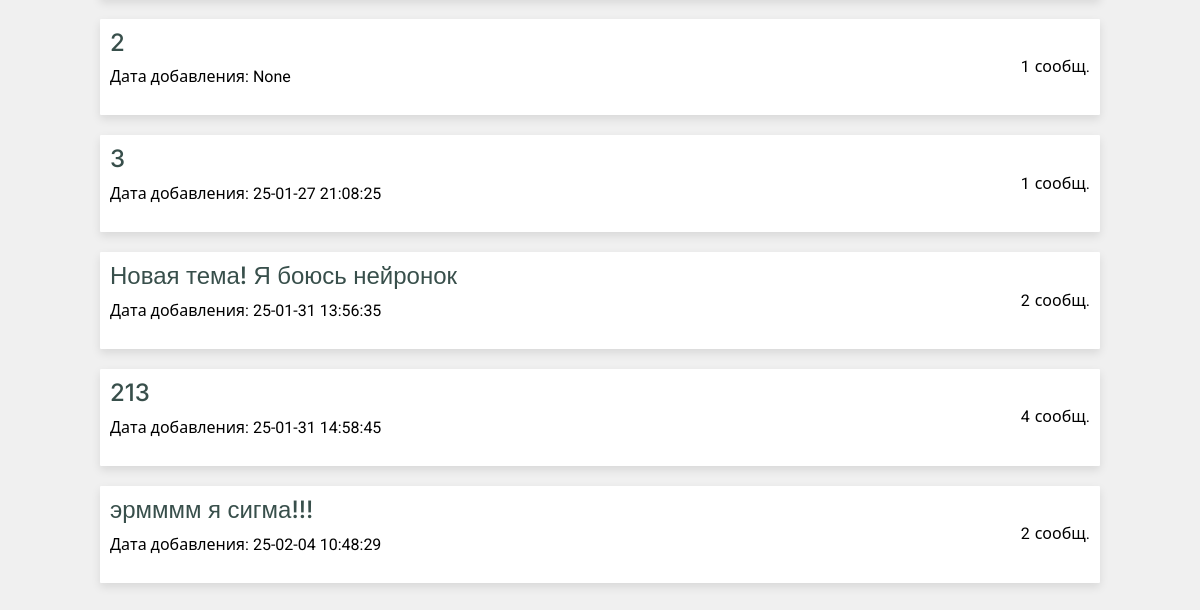
The app's page /forum/topics/all (lower part), older data.
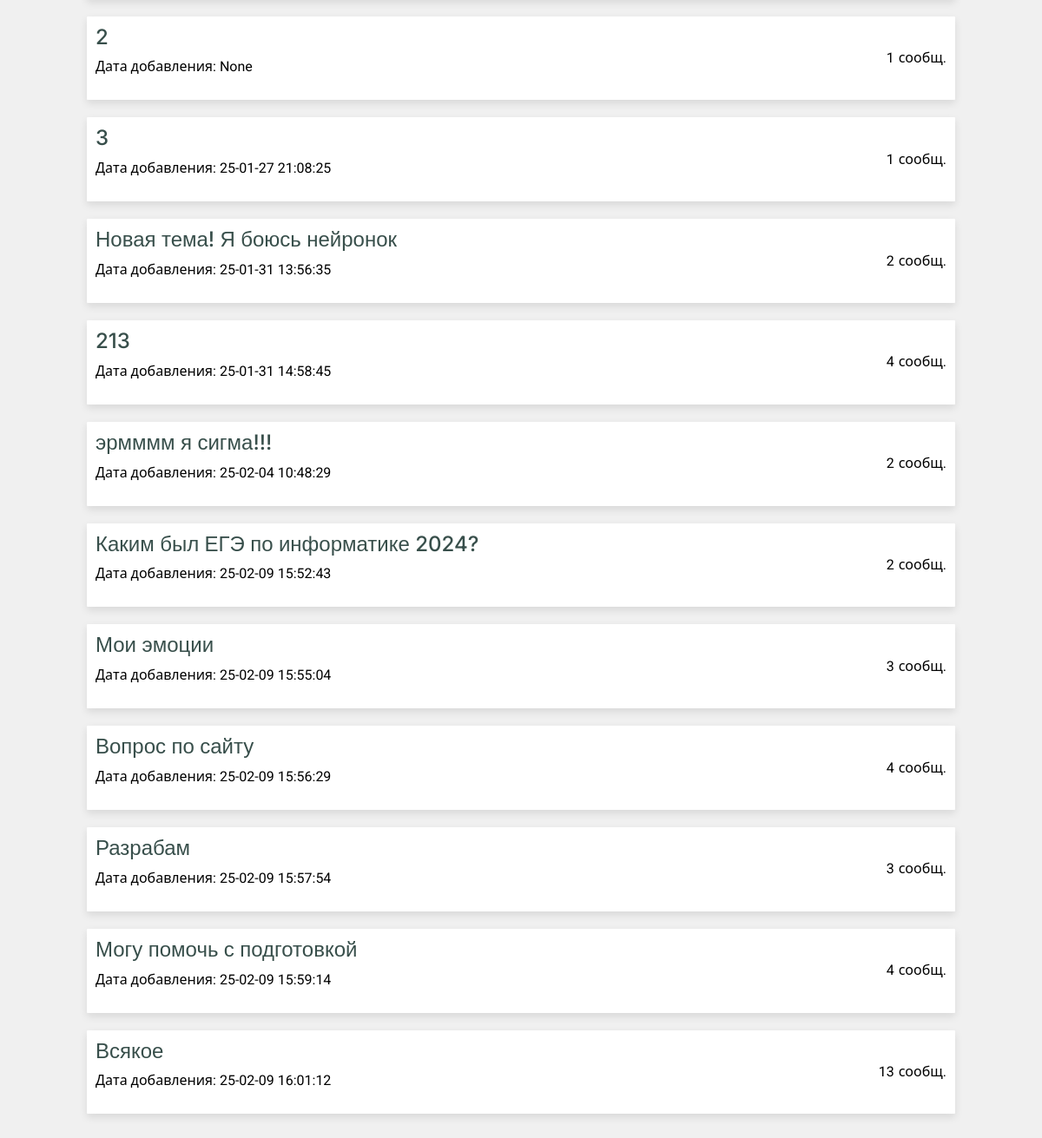
The same page, newer data.
### tables this page shows
CREATE TABLE forum_discussions (discussion_id INT PRIMARY KEY, discussion_name VARCHAR (255), author_id INT REFERENCES users (user_id), messages_count INT, discussion_creation_time DATETIME);

### main.py (the view)
@app.route('/forum/topics/all', methods=['POST', 'GET'])
def forum_main_page():
    if request.method == 'GET':
        discussions = dr.get_discussions()
        print(discussions)
        return render_template("forum_main_page.html", discussions=discussions)
    if request.method == 'POST':
        info = request.form.to_dict()
        topic_id = dr.insert_new_topic(info)
        return redirect(url_for('forum_topic_page', topic_id=topic_id))

### database_requests.py (called while the page is built)
def sql_execute(sql_request):
    ret = cursor.execute(sql_request)
    return ret

def get_discussions():
    sql_req = f"""
        SELECT * FROM forum_discussions
    """
    return sql_execute(sql_req).fetchall()

### templates/forum_main_page.html (shortened to what this page needs)
<!DOCTYPE html>
<html lang="en" xmlns="http://www.w3.org/1999/html">
<head>
  <link href="{{ url_for('static', filename='vendor/bootstrap/css/bootstrap.min.css') }}" rel="stylesheet">
  <link href="{{ url_for('static', filename='vendor/bootstrap-icons/bootstrap-icons.css') }}" rel="stylesheet">
  <link href="{{ url_for('static', filename='vendor/aos/aos.css') }}" rel="stylesheet">
  <link href="{{ url_for('static', filename='vendor/glightbox/css/glightbox.min.css') }}" rel="stylesheet">
  <link href="{{ url_for('static', filename='vendor/swiper/swiper-bundle.min.css') }}" rel="stylesheet">
  <link href="{{ url_for('static', filename='/css/main.css') }}" rel="stylesheet">
</head>
<body class="forum-page">
    <div class="discussion-container">
      {% for d in discussions %}
        <a href="/forum/topics/{{ d[0] }}" class="discussion-item" style="color: black">
          <div class="left-section">
              <h4>{{ d[1] }}</h4>
              <p>Дата добавления: {{ d[4] }}</p>
          </div>
          <div class="message-count">
              <span class="count">{{ d[3] }}</span> <span class="label">сообщ.</span>
          </div>
        </a>
      {% endfor %}
    </div>
</body>
</html>

### static/css/main.css (style rules this page uses)
:root { --default-font: "Roboto", system-ui, -apple-system, "Segoe UI", Roboto, "Helvetica Neue", Arial, "Noto Sans", "Liberation Sans", sans-serif, "Apple Color Emoji", "Segoe UI Emoji", "Segoe UI Symbol", "Noto Color Emoji"; --heading-font: "Inter", sans-serif; --nav-font: "Poppins", sans-serif; }
:root { --background-color: #ffffff; --default-color: #444444; --heading-color: #384f4b; --accent-color: #1bbca3; --surface-color: #ffffff; --contrast-color: #ffffff; --incorrect-answer-color: #ff4040; --correct-answer-color: #acf273; --empty-answer-color: #c9c9c9; }
:root { --nav-color: #444444; --nav-hover-color: #1bbca3; --nav-mobile-background-color: #ffffff; --nav-dropdown-background-color: #ffffff; --nav-dropdown-color: #444444; --nav-dropdown-hover-color: #1bbca3; }
:root { scroll-behavior: smooth; }
body { color: var(--default-color); background-color: var(--background-color); font-family: var(--default-font); overflow-y: scroll; }
a { color: var(--accent-color); text-decoration: none; transition: 0.3s; }
h1, h2, h3, h4, h5, h6 { color: var(--heading-color); font-family: var(--heading-font); }

### templates/forum_main_page.html (style rules this page uses)
body { background-color: #f0f0f0; overflow-y: scroll; padding-bottom: 40px; }
.discussion-item { display: flex; flex-direction: row; max-width: 1000px; margin: 20px auto 0; padding: 10px; background-color: white; border-radius: 1px; box-shadow: 0 4px 10px rgba(0, 0, 0, 0.1); }
.left-section { display: flex; flex-direction: column; }
.message-count { display: flex; margin-left: auto; align-items: center; }
.label { margin-left: 5px; }

Row changes from the older to the newer data that the page shows:
added forum_discussions: discussion_name "Каким был ЕГЭ по информатике 2024?", discussion_creation_time "25-02-09 15:52:43", messages_count "2"
added forum_discussions: discussion_name "Мои эмоции", discussion_creation_time "25-02-09 15:55:04", messages_count "3"
added forum_discussions: discussion_name "Вопрос по сайту", discussion_creation_time "25-02-09 15:56:29", messages_count "4"
added forum_discussions: discussion_name "Разрабам", discussion_creation_time "25-02-09 15:57:54", messages_count "3"
added forum_discussions: discussion_name "Могу помочь с подготовкой", discussion_creation_time "25-02-09 15:59:14", messages_count "4"
added forum_discussions: discussion_name "Всякое", discussion_creation_time "25-02-09 16:01:12", messages_count "13"
